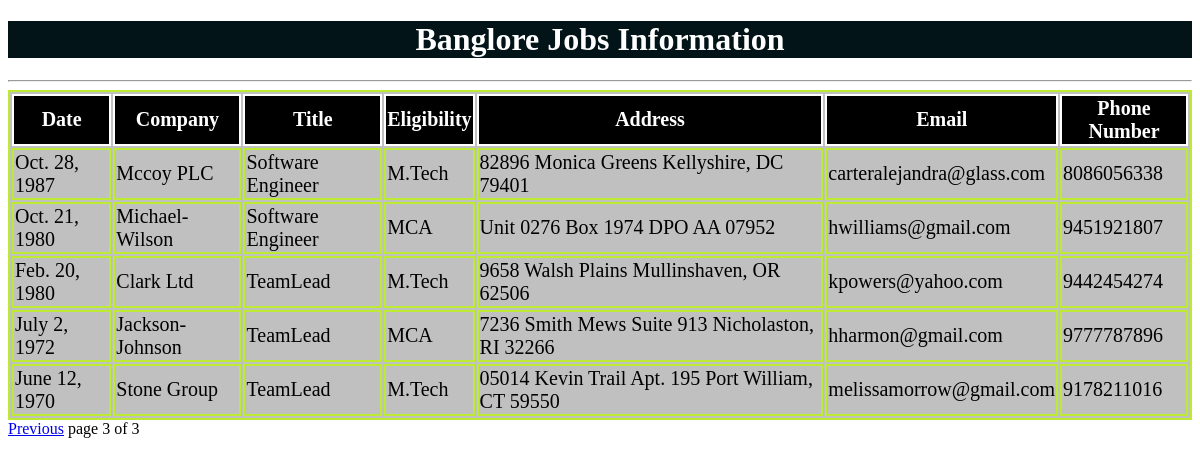
The app's page /blorejobs/?page=3 with its own data.
### testapp/models.py (models this page shows)
class blorejobs(models.Model):
    date=models.DateField();
    company=models.CharField(max_length=100);
    title=models.CharField(max_length=100);
    eligibility=models.CharField(max_length=100);
    address=models.CharField(max_length=100);
    email=models.EmailField();
    phonenumber=models.IntegerField()

### testapp/views.py (the view)
# urls.py: url(r'^blorejobs/', views.blorejobs1),
def blorejobs1(request):
    job_list=blorejobs.objects.order_by('-date')
    paginator=Paginator(job_list,10)
    page_number=request.GET.get('page')
    try:
        job_list=paginator.page(page_number)
    except PageNotAnInteger:
        job_list=paginator.page(1)
    except EmptyPage:
        job_list=paginator.page(paginator.num_pages)
    return render(request,'testapp/blorejobs.html',{'job_list':job_list})

### templates/testapp/blorejobs.html (shortened to what this page needs)
<!DOCTYPE html>
{%load staticfiles%}
<html lang="en" dir="ltr">
  <head>
    <link rel="stylesheet" href="{% static "css/project.css" %}">
  </head>
  <body>
    <h1>Banglore Jobs Information</h1>
      <hr>
      {% if job_list %}
      <table id='tab'>
        <thead>
          <th>Date</th>
          <th>Company</th>
          <th>Title</th>
          <th>Eligibility</th>
          <th>Address</th>
          <th>Email</th>
          <th>Phone Number</th>
        </thead>
        {%for job in job_list %}
        <tr>
          <td>{{job.date}}</td>
          <td>{{job.company}}</td>
          <td>{{job.title}}</td>
          <td>{{job.eligibility}}</td>
          <td>{{job.address}}</td>
          <td>{{job.email}}</td>
          <td>{{job.phonenumber}}</td>
        </tr>
        {% endfor %}
      </table>
      {%include 'testapp/pagination.html' with page=job_list%}
      {%else %}
      <p>No Jobs Found in Banglore</p>
    {% endif %}
  </body>
</html>

### static/css/project.css (style rules this page uses)
body { background: url(https://encrypted-tbn0.gstatic.com/images?q=tbn%3AANd9GcTcSaHN7c_8ijCM9ECvznCpXuxa4NxEAfYLc5QVTbLNY7OKelGc) }
h1 { color:white; text-align: center; background:#021417; }
table,thead,th,tr,td { color:Black; border:2px solid #bdeb34; font-size: 20px; margin:auto; background:silver; }
thead,th { color:white; border:2px solid white; font-size: 20px; margin:auto; background:black; }

### records on screen
blorejobs: date "Oct. 28, 1987", company "Mccoy PLC", title "Software Engineer", eligibility "M.Tech", address "82896 Monica Greens Kellyshire, DC 79401", email "carteralejandra@glass.com", phonenumber "8086056338"
blorejobs: date "Oct. 21, 1980", company "Michael-Wilson", title "Software Engineer", eligibility "MCA", address "Unit 0276 Box 1974 DPO AA 07952", email "hwilliams@gmail.com", phonenumber "9451921807"
blorejobs: date "Feb. 20, 1980", company "Clark Ltd", title "TeamLead", eligibility "M.Tech", address "9658 Walsh Plains Mullinshaven, OR 62506", email "kpowers@yahoo.com", phonenumber "9442454274"
blorejobs: date "July 2, 1972", company "Jackson-Johnson", title "TeamLead", eligibility "MCA", address "7236 Smith Mews Suite 913 Nicholaston, RI 32266", email "hharmon@gmail.com", phonenumber "9777787896"
blorejobs: date "June 12, 1970", company "Stone Group", title "TeamLead", eligibility "M.Tech", address "05014 Kevin Trail Apt. 195 Port William, CT 59550", email "melissamorrow@gmail.com", phonenumber "9178211016"

### other values on screen
{{ page.number }} "3"
{{ page.paginator.num_pages }} "3"
